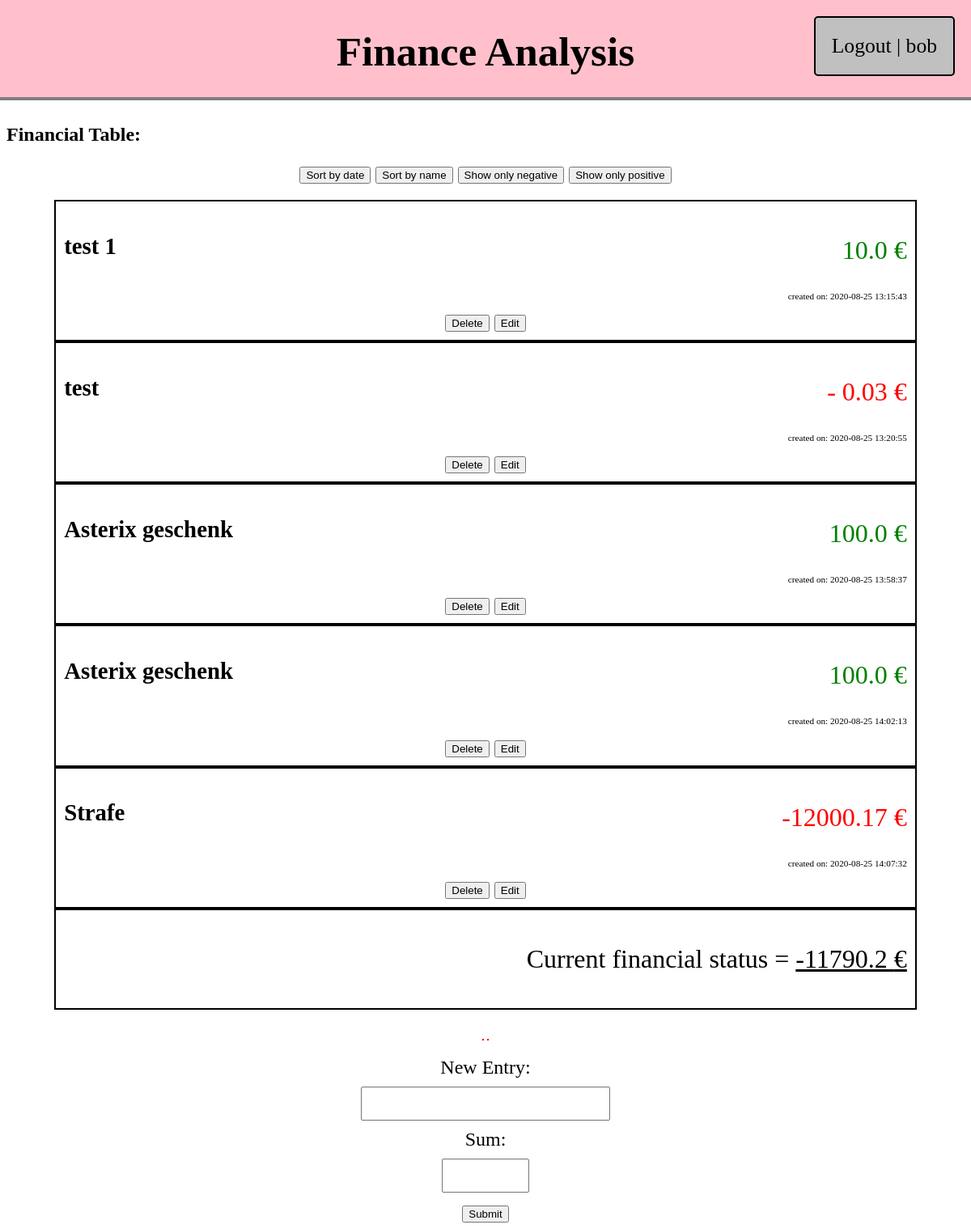
/index.php (signed in), run on the app's committed database.
### tables this page shows
CREATE TABLE `bills` (
  `id` int(10) UNSIGNED NOT NULL,
  `name` varchar(255) NOT NULL,
  `sum` int(11) NOT NULL,
  `sum_dec` char(2) NOT NULL,
  `negative` tinyint(1) DEFAULT 0,
  `created` datetime NOT NULL DEFAULT current_timestamp()
);

### index.php (the view, shortened to what this page needs)
<?php declare(strict_types=1);
if (isset($_SESSION['_user'])) {
    $edit=1;
}else{
    $edit=0;
}
$db = mysqli_connect('localhost', 'root', '', 'finanz', 3306);
$action = $_POST['action'] ?? '';
$errors = [];
if ($_SERVER['REQUEST_METHOD'] === 'POST') {
    if(!isset($_POST['sortby'])){
        $result = mysqli_query($db, 'SELECT `name`, `sum`, `sum_dec`, `id`, `negative`, `created` FROM `bills`');
        $bills = mysqli_fetch_all($result, MYSQLI_ASSOC);
        $truesum=0;
    }elseif($_POST['sortby']=='pos'){
            $result = mysqli_query($db, 'SELECT `name`, `sum`, `sum_dec`, `id`, `negative`, `created` FROM `bills` WHERE `negative`= 1');
            $bills = mysqli_fetch_all($result, MYSQLI_ASSOC);
            $truesum=0;
    }elseif($_POST['sortby']=='neg'){
                $result = mysqli_query($db, 'SELECT `name`, `sum`, `sum_dec`, `id`, `negative`, `created` FROM `bills` WHERE `negative`= 0');
                $bills = mysqli_fetch_all($result, MYSQLI_ASSOC);
                $truesum=0;
    }elseif($_POST['sortby']=='date'){
                $result = mysqli_query($db, 'SELECT `name`, `sum`, `sum_dec`, `id`, `negative`, `created` FROM `bills` ORDER BY `created` ');
                $bills = mysqli_fetch_all($result, MYSQLI_ASSOC);
                $truesum=0;
    }elseif($_POST['sortby']=='name'){
                    $result = mysqli_query($db, 'SELECT `name`, `sum`, `sum_dec`, `id`, `negative`, `created` FROM `bills` ORDER BY `name` ');
                    $bills = mysqli_fetch_all($result, MYSQLI_ASSOC);
                    $truesum=0;
    }
}else{
    $result = mysqli_query($db, 'SELECT `name`, `sum`, `sum_dec`, `id`, `negative`, `created` FROM `bills`');
    $bills = mysqli_fetch_all($result, MYSQLI_ASSOC);
    $truesum=0;
}
?>
<!DOCTYPE html>
<html lang="en">
<head>
</head>
<body>
<header>
    <h1>Finance Analysis</h1>
    <nav>
        <?php if ($edit==true) : ?>
            <a href="logout.php">Logout</a> |
        <?php elseif ($edit==false) : ?>
            <a href="login.php">Login</a> |
            <a href="register.php">Register</a>
        <?php endif;
         if(isset($_SESSION['_user'])) : ?>
            <?= htmlspecialchars($_SESSION['_user']['username']); ?>
        <?php endif; ?>
    </nav>
</header>
    <h2>Financial Table:</h2>
    <form action="index.php" method="post">
    <button type="submit" name="sortby" value="date">Sort by date</button>
    <button type="submit" name="sortby" value="name">Sort by name</button>
    <button type="submit" name="sortby" value="pos">Show only negative</button>
    <button type="submit" name="sortby" value="neg">Show only positive</button>
    </form>
    <div class="bills">
        <ul>
        <?php foreach($bills as $bill) :?>
            <li>
                <h3 class="name"><?= htmlspecialchars($bill['name']) ?></h3>
                <p style="
                <?php if ($bill['negative']==0) : ?>
                color:green
                <?php elseif ($bill['negative']==1) : ?>
                color:red
                <?php endif; ?>
                ">
                <?php if ($bill['negative']==1 and $bill['sum']==0) :
                echo '-';
                endif; ?>
                <?=(htmlspecialchars($bill['sum']) . '.' . htmlspecialchars($bill['sum_dec'])) ?> €</p>
                <p class="created">created on: <?= $bill['created'] ?></p>
            <?php
            $billsum= $bill['sum'] . '.' . (htmlspecialchars($bill['sum_dec']));
            if($bill['negative']==1 and $bill['sum']==0){
                $billsum -= (2 * $billsum);
            }
            $truesum= round($truesum + $billsum, 2);
            ?>
            <?php if ($edit==true) :  ?>
                <?php if ($action === 'edit' && $_POST['bill_id'] == $bill['id']) : ?>
                    <form class="bills-actions" action="" method="POST">
                        <input type="hidden" name="id" value="<?= $bill['id'] ?>">
                        <button type="submit" name="action" value="update">Save</button>
                        <button type="submit" name="action" value="cancel">Cancel</button>
                        <input type="text" name="name" value="<?= htmlspecialchars($bill['name']) ?>" id="name">
                        <input type="text" name="sum" value="<?= $bill['sum'] . '.' . $bill['sum_dec'] ?>" id="sum">
                    </form>
                <?php else : ?>
                <form action="" method="POST">
                    <button type="submit" name="action" value="delete">Delete</button>
                    <button type="submit" name="action" value="edit">Edit</button>
                </form>
                <?php endif; ?>
            <?php endif; ?>
            </li>
        <?php endforeach; ?>
        <li id="result">
        <p><?= 'Current financial status = <u>' . $truesum . ' €</u>'?></p>
        </li>
        </ul>
    </div>
    <?php if (isset($errors)) : ?>
       <div class="errors">
            <p> <?php if(isset($errors['sum'])){ echo $errors['sum']; }?></p>
            <p> <?php if(isset($errors['name'])){ echo $errors['name']; }?></p>
       </div>
    <?php endif; ?>
    <form action="" method="POST">
        <label for="name">New Entry:</label><br>
        <input type="text" name="name" id="name"><br>
        <label for="sum">Sum:</label><br>
        <input type="text" name="sum" id="sum"><br>
        <button type="submit" name="action" value="create">Submit</button>
    </form>
</body>
</html>

### index.php (style rules this page uses)
label { display:inline-block; width:100px; }
form input { width:80%; font-size:30px; height:36px; }
form { width:100%; text-align:center; font-size:150%; }
li p { max-width:100%; text-align:right; font-size:200%; padding:0; }
div ul { padding:0; margin:20px 0; display:inline-block; width:90%; }
div { text-align:center; }
li { text-decoration:none; color:black; display:block; max-width:950%; margin:0; }
h3 { background:white; }
ul li { list-style:none; border:2px solid black; padding:10px; }
.bills { width:100%; text-align:center; }
ul { padding:0; margin-left:0; }
body { padding-top:125px; }
label { display:inline-block; width:200px; }
input { margin:10px; }
header { position:absolute; text-align:center; background:pink; border-bottom:4px solid grey; top:0; left:0; height:120px; width:100%; padding:none; margin:none; font-size:160%; overflow:hidden; }
.name { float:left; max-width:50%; font-size:180%; }
.name:after { clear:both; display:table; sum:""; }
nav { z-index:1; position:absolute; right:0; top:0; padding:20px; background:silver; border-radius:5px; border: 2px solid black; margin:20px; }
nav a { color:black; text-decoration:none; }
.created { font-size:70%; }
#sum { width:100px; display:inline-block; }
#name { width:300px; display:inline-block; }
.errors p { display:inline-block; color:red; border:1px solid red; }

### data on the page
bills: name "test 1", sum "10", sum_dec "0", created "2020-08-25 13:15:43"
bills: name "test", sum "0", sum_dec "03", created "2020-08-25 13:20:55"
bills: name "Asterix geschenk", sum "100", sum_dec "0", created "2020-08-25 13:58:37"
bills: name "Asterix geschenk", sum "100", sum_dec "0", created "2020-08-25 14:02:13"
bills: name "Strafe", sum "-12000", sum_dec "17", created "2020-08-25 14:07:32"

### other printed values
$_SESSION['_user']['username'] "bob"
$truesum "-11790.2"
